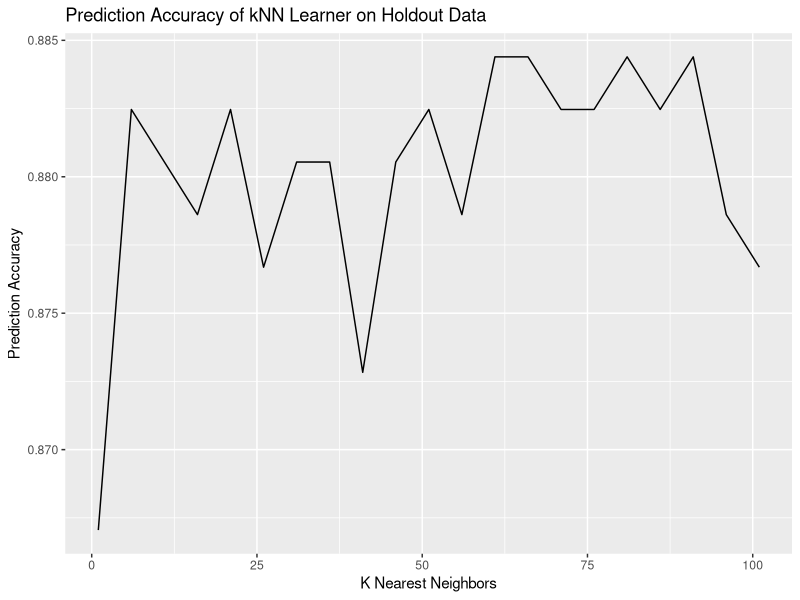

The R script that drew this image:
## ---- chunk 1
library(tidyverse)
library(caret)
## ---- chunk 2
data <- read_csv("data/anes_pilot_2020ets_csv.csv")

head(data)
## ---- chunk 3
data_clean <- data %>%
  select(viol2a, fttrump1:ftdemocraticparty, econnow:ineqinc1a) # select relevant variables

data_clean[data_clean == 999] <- NA #replace "999" ("I don't know" responses) with NAs

data_clean <- data_clean %>%
  na.omit() %>% #remove rows with NAs
  mutate(violence_ok = as.factor(if_else(viol2a == 1, 0, 1))) %>% #convert original variable to binary response, as described above
  select(-viol2a, -billtax2, -guarinc2, -freemkt2, -freemkt3, -govsize2, -govsize3, -regulate2) #drop some columns

head(data_clean)
## ---- chunk 4
set.seed(1414)

sample <- sample(nrow(data_clean), nrow(data_clean)*.8) #choose rows from data_clean to sample
training <- data_clean[sample,] #save those rows as training
testing <- data_clean[-sample,] #add all the other rows to testing

training %>%
  count(violence_ok) #about 65% of respondents condone some level of political violence
## ---- chunk 5
fitControl <- trainControl(method = "cv",
             number = 10)
## ---- chunk 6
logit_fit <- train(violence_ok ~ ., #regress violence_ok onto all other predictors, which is what the "." means
                   method = "glm",
                   family = "binomial",  #method and family here specify a logit model
                  data = training, #using our training data
                  trControl = fitControl) #add our macro parameters

logit_fit

## ---- chunk 7
1 - sum(abs((as.numeric(predict(logit_fit, testing)) - 1) - (as.numeric(testing$violence_ok) - 1))) / nrow(testing)
## ---- chunk 8
elastic_fit <- train(violence_ok ~ ., #same as before
                   method = "glmnet", #specify the model type here
                   data = training, #same as before
                  #tuneLength = 10 # You can use this argument to test more options of hyperparameter values
                  trControl = fitControl) #same as before

elastic_fit

elastic_fit$results %>%
  arrange(-Accuracy) #order by the most accurate models

## ---- chunk 9
#Set Range of hyperparameters alpha and lambda. expand.grid creates a DF with a row for each unique combination of hyperparameter values.

elastic_grid <- expand.grid(.alpha = seq(0, 1, .2),
                            .lambda = c(.001, .1, 1))


elasticFunction <- function(row) { #function to train the model. This is basically the same as above, but only runs 1 set of hyperparameter values at a time.
  train(violence_ok ~ .,
                   method = "glmnet",
                   data = training, 
                   trControl = fitControl,
                   tuneGrid = elastic_grid[row,])
}

###This next step will probably take a few minutes for your computer to run!!
elastic_models <- map(1:nrow(elastic_grid), elasticFunction) #run the above function for each set of hyperparameter values and save results as a list

elastic_accuracy <- c() # create an empty vector to store the results of the accuracy test below

for (i in 1:length(elastic_models)){ #"for loop" to take each model, generate predictions, compare them to the true values, and save the results

elastic_accuracy[i] <- 1 - sum(abs((as.numeric(predict(elastic_models[i], testing)[[1]]) - 1) - (as.numeric(testing$violence_ok) - 1))) / nrow(testing)
  
}

## Results
cbind(as.data.frame(elastic_accuracy), elastic_grid) %>%
  arrange(-elastic_accuracy)
## ---- chunk 10
x_scaled <- data_clean %>%
  select(-violence_ok) %>%
  scale() %>%
  as.data.frame()

data_knn <- cbind(data_clean$violence_ok, x_scaled) %>%
  rename(violence_ok = `data_clean$violence_ok`)

training_knn <- data_knn[sample,] #save those rows as training
testing_knn <- data_knn[-sample,]

## ---- chunk 11
knn_grid <- expand.grid(k = seq(1, 100, 5)) 

knn_fit <- train(violence_ok ~ .,
                   method = "knn",
                   data = training_knn, 
                   trControl = fitControl,
                   tuneGrid = knn_grid) #add tuneGrid to put in the range of k values we jjust created

knn_fit
## ---- chunk 12
knnFunction <- function(k) { #function to train the model. This is basically the same as above, but only runs 1 k value at a time.
  
  knn_grid <- expand.grid(k = k)
  
  train(violence_ok ~ .,
                   method = "knn",
                   data = training_knn, 
                   trControl = fitControl,
                   tuneGrid = knn_grid)
}

knn_models <- map(seq(1, 101, 5), knnFunction) #run the above function for each k value and save results as a list

test_accuracy <- c() # create an empty vector to store the results of the accuracy test below

for (i in 1:length(knn_models)){ #for loop to take each model, generate predictions, compare them to the true values, and save the results

test_accuracy[i] <- 1 - sum(abs((as.numeric(predict(knn_models[i], testing_knn)[[1]]) - 1) - (as.numeric(testing_knn$violence_ok) - 1))) / nrow(testing_knn)
  
}

##Plot Results
as.data.frame(test_accuracy) %>% #save the results as a dataframe
  mutate(k = seq(1, 101, 5)) %>% #add the k values as a column
  ggplot(aes(k, test_accuracy)) +
  geom_line() +
  labs(x = "K Nearest Neighbors",
       y = "Prediction Accuracy",
       title = "Prediction Accuracy of kNN Learner on Holdout Data")
